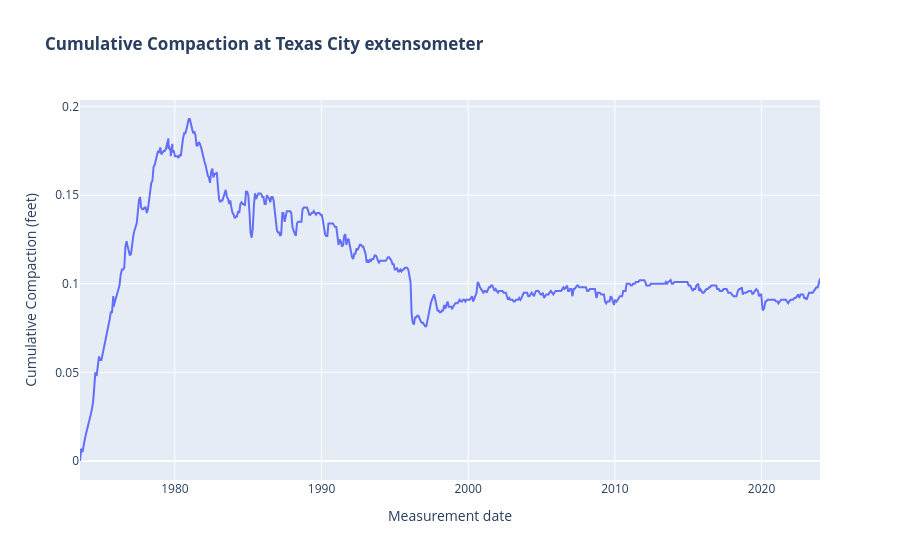

This figure's notebook cell:
### Markdown cell above
### Test the Reusable Figure Function
Call the helper once for `TexasCity` to verify it produces the expected popup chart before running it in a loop.

### Code cell
make_popup_figure('TexasCity',sites_df, df)

### Figure 1 — Plotly figure (JSON) as saved in the notebook; plotly's stock layout.template omitted (floating-point values rounded to 4 significant figures; data arrays with more than 128 entries replaced by an {"elided": "..."} marker saying what was removed)
{"data": [{"hovertemplate": "Measurement date=%{x}<br>Cumulative Compaction (feet)=%{y}<extra></extra>", "legendgroup": "", "line": {"color": "#636efa", "dash": "solid"}, "marker": {"symbol": "circle"}, "mode": "lines", "name": "", "orientation": "v", "showlegend": false, "type": "scatter", "x": {"elided": "647 str values"}, "xaxis": "x", "y": {"elided": "647 float values"}, "yaxis": "y"}], "layout": {"legend": {"tracegroupgap": 0}, "title": {"font": {"weight": "bold"}, "text": "Cumulative Compaction at Texas City extensometer"}, "xaxis": {"anchor": "y", "domain": [0, 1], "title": {"text": "Measurement date"}}, "yaxis": {"anchor": "x", "domain": [0, 1], "title": {"text": "Cumulative Compaction (feet)"}}}}
